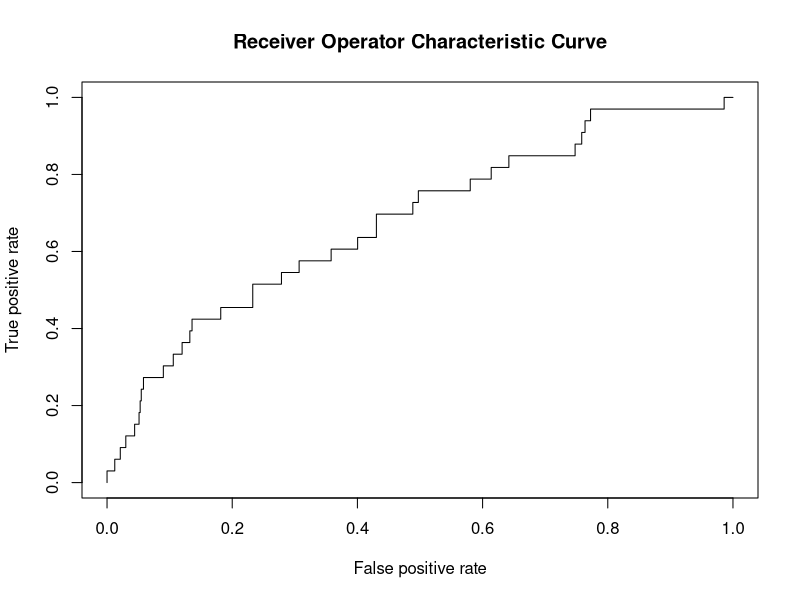
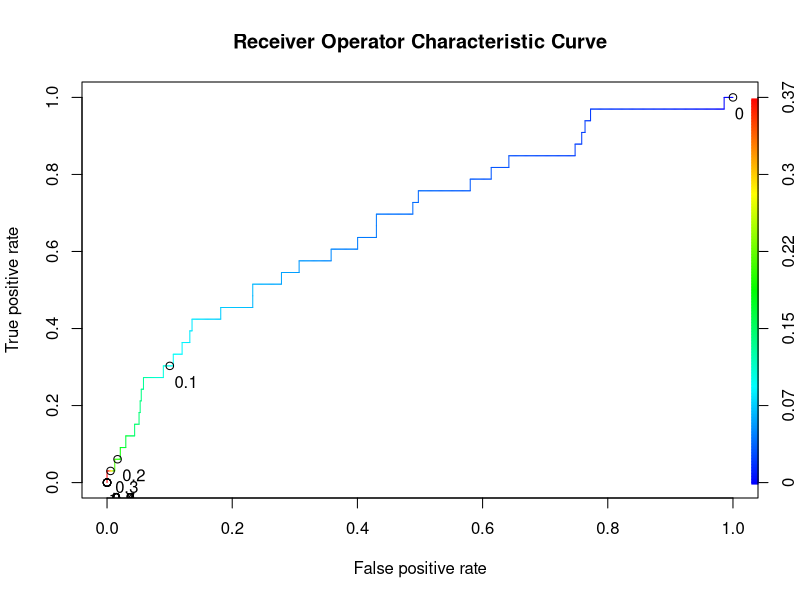

Reproduce these figures in R, in order.
# MGMTMSA 408, Operations Analytics
# Lecture 8: Readmission Prediction
# In-class example with artificial readmission data.

####### UNDERSTANDING THE DATA ######

# Read the data 
readm = read.csv("cases_small_v2.csv", stringsAsFactors = T)

# Let's take a look at the data:
str(readm)
summary(readm)

# How many patients are there in total?
nrow(readm)

# How many went to the ED within 30 days of their surgery?
table(readm$PostAdmissionEDVisit)

# For how many did their subsequent ED visit (possibly not in the next 30 days)
# result in being admitted?
table(readm$TransferFromED)

# How many went to the ED within 30 days of surgery, and
# then were transfered to a non-ED location?
table(readm$PostAdmissionEDVisit, readm$TransferFromED)

# Let us create our actual dependent variable:
readm$EDReadmission = readm$PostAdmissionEDVisit * readm$TransferFromED



####### HANDLING MISSING DATA ######

# In our data set, we have a number of variables that have missing values. 
z = function(a)
{
  return(sum(is.na(a)))
}
which(sapply(readm,z) > 0)

# There is no one way of handling missing data, but let us see a few different approaches.


# Approach #1: replace with mean/mode of non-missing data.
# One way to handle missingness is to replace the missing entries with the mean.
# Let's do this for BMI, Weight and Age:
mean(readm$BMI, na.rm = T) # Average BMI over patients with non-missing entries
mean(readm$Weight, na.rm = T) # Average Weight over patients with non-missing entries
mean(readm$Age, na.rm = T) # Average Age over patients with non-missing entries

# Replace the missing values with the means:
readm$BMI[ is.na(readm$BMI) ] = mean(readm$BMI, na.rm = T) 
readm$Weight[ is.na(readm$Weight) ] = mean(readm$Weight, na.rm = T) 
readm$Age[ is.na(readm$Age) ] = mean(readm$Age, na.rm = T) 

# For ASA score, let's replace missing value with most frequent one:
which.max(table(readm$ASAScore))
# Most frequent one is 3, so we do the following:
readm$ASAScore[ is.na(readm$ASAScore) ] = 3


# Approach #2: missingness means zero.
# In some cases, when something is missing, this can just be indicative of a zero value. 
# Let's take this approach with Smoking:
readm$Smoking[is.na(readm$Smoking)] = 0


# Approach #3: add an indicator for missingness.
# Sometimes, a variable being missing from an observation can be useful information.
# Let's take this approach with the Alcohol variable.

readm$Alcohol_NA = as.numeric(is.na(readm$Alcohol)) # Create a 0/1 variable to indicate that the variable is missing
readm$Alcohol[is.na(readm$Alcohol)] = 0 # Fill in a value of zero for the missing values of Alcohol.


# Approach #4: use missing data imputation approaches
# There are more sophisticated approaches for filling in missing data,
# where the essential idea is to use the columns that have values to predict
# the missing values. One such package is mice (Multivariate Imputation by Chained Equations).

# Let's install it first:
# install.packages("mice")
library(mice)

# Now let's run it. 
# This function is random, so let's set our seed so that our results can be reproduced...
set.seed(55)
readm_surgery = readm[,c("Surgery_IVColloids", "Surgery_BloodLoss", "Surgery_DurationMinutes", "Surgery_BloodTransfused", "Surgery_IVFluids")]
readm_imputation = mice(readm_surgery)
readm_surgery_completed = complete(readm_imputation)

readm$Surgery_IVColloids = readm_surgery_completed$Surgery_IVColloids
readm$Surgery_IVFluids = readm_surgery_completed$Surgery_IVFluids
readm$Surgery_BloodLoss = readm_surgery_completed$Surgery_BloodLoss
readm$Surgery_DurationMinutes = readm_surgery_completed$Surgery_DurationMinutes
readm$Surgery_BloodTransfused = readm_surgery_completed$Surgery_BloodTransfused


# Some care is needed with this method, because it uses all of the available variables in the imputed 
# data frame to do the imputation. It could, for example, use the dependent variable, or the PatientID.

# Before we continue, let's save the current data frame:
readm.original = readm

# (We will use it again later.)
# Let's drop the two precursor variables we used to calculate the dependent variable,
# as well as the patient ID:
readm$PatientID <- NULL
readm$PostAdmissionEDVisit <- NULL
readm$TransferFromED <- NULL



####### BUILDING AN INITIAL MODEL #######

# Load caTools
library(caTools)

# Let's all set our random number generator to the same seed,
# so we obtain the same results
set.seed(88)

# Now perform the split.
spl = sample.split(readm$EDReadmission, SplitRatio = 0.8)
# Usually, we want between 50% and 80% of the data in the training set.

# Take a look at spl:
spl

# Now split the data:
readm.train = subset(readm, spl == TRUE)
readm.test = subset(readm, spl == FALSE)

# Our first model will be a logistic regression model.
readm.glm = glm(EDReadmission ~ ., data = readm.train, family = "binomial")

# Examine the coefficients
summary(readm.glm)


####### OUT OF SAMPLE ACCURACY #######

# Let's now make predictions on our test set.
readm.predict = predict( readm.glm, newdata = readm.test, type = "response")

# We are going to take our predictions, and threshold them according to the 
# threshold of 0.2. 
# Confusion matrix:
confMat = table( readm.test$EDReadmission , readm.predict > 0.2 )
confMat

# Calculate the accuracy:
accuracy = sum( diag(confMat)) / nrow(readm.test)
accuracy

# We get a very high accuracy -- this is great! 
# Or is it? 

# Let's now get the baseline accuracy.
# First, look at occurrence of EDReadmission in training set:
table(readm.train$EDReadmission)
# Most frequent class is 0
# => Baseline model should predict zero (no ED readmission)

# Now look at test set:
table(readm.test$EDReadmission)
baseline_accuracy = 567 / (567 + 33)
baseline_accuracy


####### ROC CURVES / OUT OF SAMPLE AUC #########

# To produce an ROC curve / compute AUC, we'll
# need the ROCR package:
# install.packages("ROCR")
library(ROCR)

# The next three commands will give us the ROC curve
ROCpred = prediction(readm.predict, readm.test$EDReadmission)
ROCperf = performance(ROCpred, "tpr", "fpr")
# ROCperf = performance(ROCpred, "tnr", "fnr")
plot(ROCperf, main = "Receiver Operator Characteristic Curve")

# We can also plot the ROC curve with colors to indicate
# the thresholds.

plot(ROCperf, main = "Receiver Operator Characteristic Curve", 
     colorize=TRUE, print.cutoffs.at=seq(0,1,by=0.1), text.adj=c(-0.2,1.7))


# This last command will compute the AUC
AUC = as.numeric(performance(ROCpred, "auc")@y.values)
AUC

# We obtain an AUC of about 0.68 -- not great.
# Next time we will see how we can do better, by using better methods
# and using more data. 
